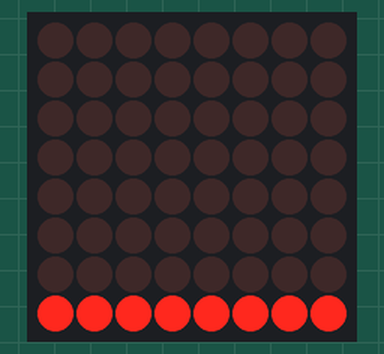
A sketch run on a simulated Arduino Uno, built with avr-gcc and run on an emulated ATmega328P. Shown: 8×8 LED matrix.

Above: at 0.01 s.
At 0.64 s:
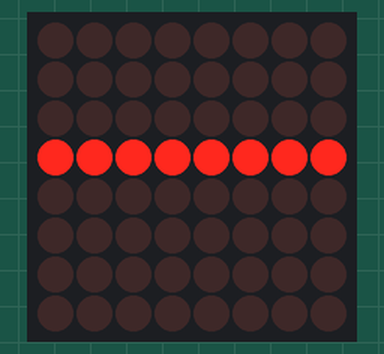

The sketch:

drift_bottomup.ino
```cpp
/*
Visual Stimuli Drift: Upwards direction from botton to top

Works with 8x8 Adafruit LED Matrix backpacks
Set up for backpacks with 2 Address Select pins: 0x70
 */

#include <Wire.h>
#include <Adafruit_GFX.h>
#include "Adafruit_LEDBackpack.h"

Adafruit_8x8matrix matrix = Adafruit_8x8matrix();

void setup() {
  Serial.begin(9600);
  matrix.begin(0x70);
}

static const uint8_t PROGMEM
  drift1[] =
 { B11111111,
   B00000000,
   B00000000,
   B00000000,
   B00000000,
   B00000000,
   B00000000,
   B00000000 },
  drift2[] =
  {B00000000,
   B11111111,
   B00000000,
   B00000000,
   B00000000,
   B00000000,
   B00000000,
   B00000000},
   drift3[] =
  {B00000000,
   B00000000,
   B11111111,
   B00000000,
   B00000000,
   B00000000,
   B00000000,
   B00000000},
   drift4[] =
  {B00000000,
   B00000000,
   B00000000,
   B11111111,
   B00000000,
   B00000000,
   B00000000,
   B00000000},
   drift5[] =
  {B00000000,
   B00000000,
   B00000000,
   B00000000,
   B11111111,
   B00000000,
   B00000000,
   B00000000},
   drift6[] =
  {B00000000,
   B00000000,
   B00000000,
   B00000000,
   B00000000,
   B11111111,
   B00000000,
   B00000000},
   drift7[] =
  {B00000000,
   B00000000,
   B00000000,
   B00000000,
   B00000000,
   B00000000,
   B11111111,
   B00000000},
   drift8[] =
  {B00000000,
   B00000000,
   B00000000,
   B00000000,
   B00000000,
   B00000000,
   B00000000,
   B11111111};

void loop() {
  matrix.clear();
  matrix.drawBitmap(0, 0, drift8, 8, 8, LED_ON);
  matrix.writeDisplay();
  delay(50);

  matrix.clear();
  matrix.drawBitmap(0, 0, drift7, 8, 8, LED_ON);
  matrix.writeDisplay();
  delay(50);

  matrix.clear();
  matrix.drawBitmap(0, 0, drift6, 8, 8, LED_ON);
  matrix.writeDisplay();
  delay(50);

  matrix.clear();
  matrix.drawBitmap(0, 0, drift5, 8, 8, LED_ON);
  matrix.writeDisplay();
  delay(50);

  matrix.clear();
  matrix.drawBitmap(0, 0, drift4, 8, 8, LED_ON);
  matrix.writeDisplay();
  delay(50);

  matrix.clear();
  matrix.drawBitmap(0, 0, drift3, 8, 8, LED_ON);
  matrix.writeDisplay();
  delay(50);

  matrix.clear();
  matrix.drawBitmap(0, 0, drift2, 8, 8, LED_ON);
  matrix.writeDisplay();
  delay(50);

  matrix.clear();
  matrix.drawBitmap(0, 0, drift1, 8, 8, LED_ON);
  matrix.writeDisplay();
  delay(50);
  }
```
